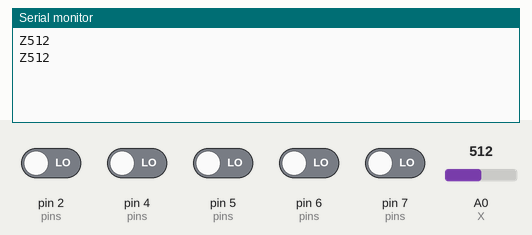
A sketch run on a simulated Arduino Uno, built with avr-gcc and run on an emulated ATmega328P. On the bench: the last lines printed to the serial monitor. The test bench sets the inputs (shaded band); at power-on: pin 2 (pins), pin 4 (pins), pin 5 (pins), pin 6 (pins), pin 7 (pins) LOW, A0 (X) = 512.

Above: at 2.8 s.
2.9 s: pin 2 (pins) driven HIGH
At 3.4 s:
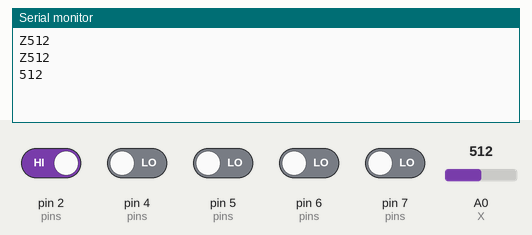
5.5 s: pin 4 (pins) driven HIGH
At 6.8 s:
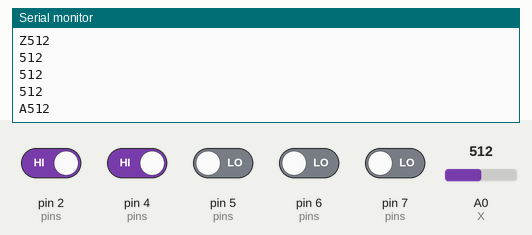
8.5 s: pin 5 (pins) driven HIGH
At 9.8 s:
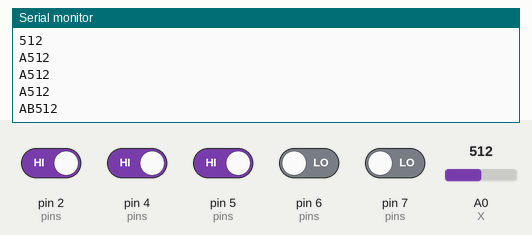
11.5 s: pin 6 (pins) driven HIGH
At 12.7 s:
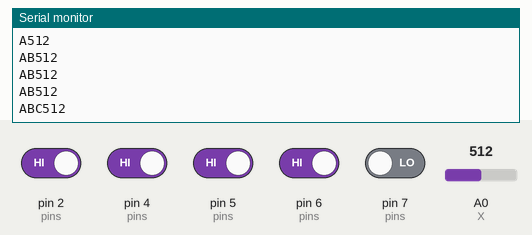
14.5 s: pin 7 (pins) driven HIGH
At 15.8 s:
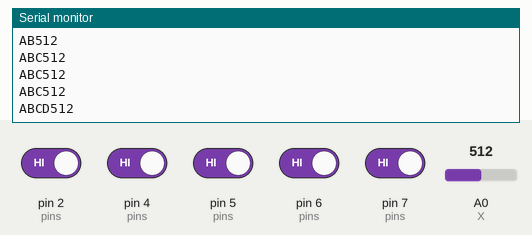
17.5 s: pin 2 (pins) driven LOW
At 18.5 s:
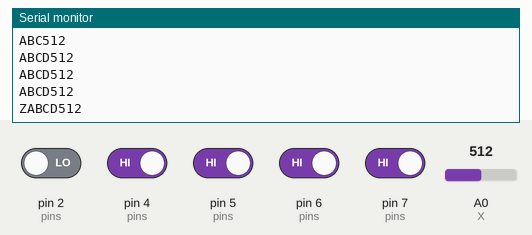

Measured:
- after the input at 2.9 s, the serial monitor: prints a new line after 0.10 s (image 1)
- after the input at 5.5 s, the serial monitor: prints a new line after 0.50 s (image 2)
- after the input at 8.5 s, the serial monitor: prints a new line after 0.50 s (image 3)
- after the input at 11.5 s, the serial monitor: prints a new line after 0.50 s (image 4)
- after the input at 14.5 s, the serial monitor: prints a new line after 0.50 s (image 5)
- after the input at 17.5 s, the serial monitor: prints a new line after 0.51 s (image 6)

The sketch:

readinputs.ino
```cpp
#define X 14
#define Y 15
#define Z 2
#define A 4
#define B 5
#define C 6
#define D 7

const int pins[] = { Z, A, B, C, D };
const char values[] = { 'Z', 'A', 'B', 'C', 'D' };
const int defaults[] = { HIGH, LOW, LOW, LOW, LOW };

void setup() {
  for (int i = 0; i < sizeof(pins); i++)
    pinMode(pins[i], INPUT);
  pinMode(X, INPUT);
  Serial.begin(9600);
}

// the loop function runs over and over again forever
void loop() {
  char floats[10];
  delay(1000);
  for (int i = 0; i < sizeof(values); i++)
    if (digitalRead(pins[i]) != defaults[i])
      Serial.print(values[i]);
  int value = analogRead(X);
  sprintf(floats, "%d", value);
  Serial.println(floats);
}
```
